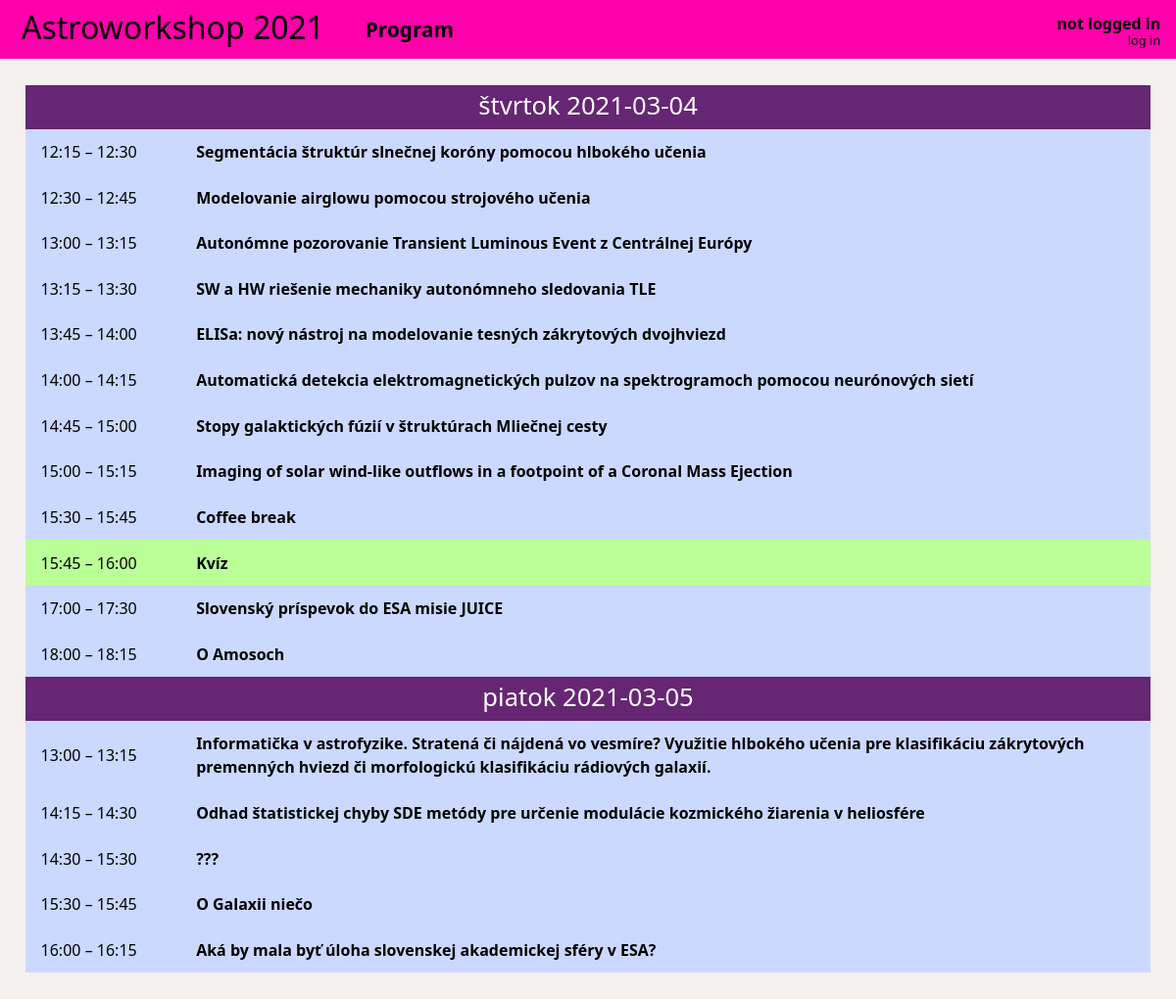
The app's page /, older data.
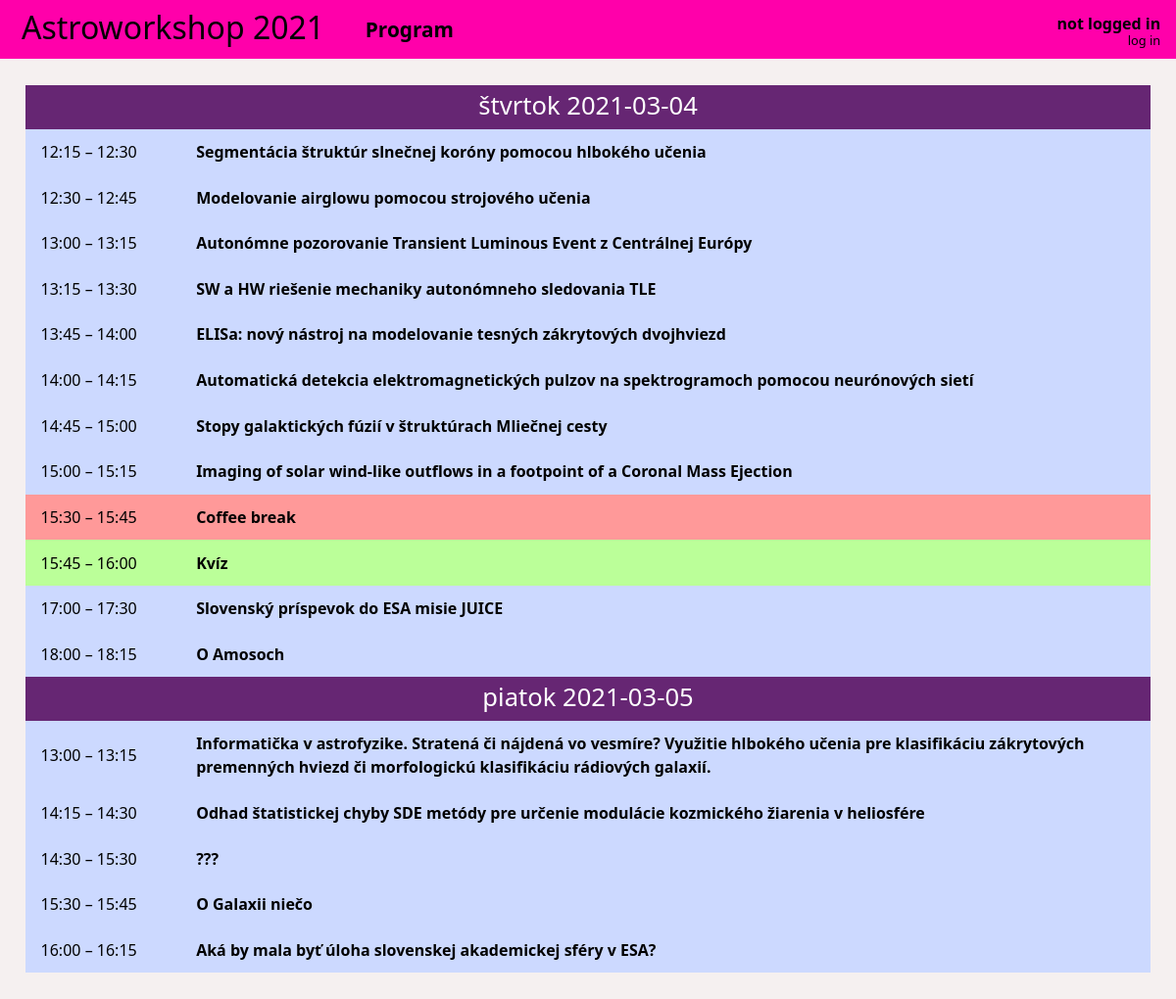
The same page, newer data.
### core/views/talks.py (the view)
# urls.py: path('', talks.ProgrammeView.as_view(), name='default'),
class ProgrammeView(django.views.generic.ListView):
    model = Slot
    context_object_name = 'slots'
    template_name = 'core/programme.html'
    def get_queryset(self):
        return self.model.objects \
            .with_people() \
            .filter(event__code=self.kwargs.get('year', "2021")) \
            .annotate(
                date=TruncDay('start'),
            ) \
            .order_by('start')

### core/models/slot.py (called while the page is built)
    def with_people(self):
        return self.prefetch_related(
            Prefetch('person', to_attr='people')
        ).annotate(
            people_count=Count('person')
        )

### core/templatetags/astro.py (called while the page is built)
@register.filter(name='add_minutes')
def add_minutes(base, value):
    return base + datetime.timedelta(minutes=value)

### core/templates/core/programme.html (shortened to what this page needs)
{% extends 'core/base.html' %}
{% load astro tz %}
{% timezone "Europe/Moscow" %}
{% block page %}
    <table>
        {% regroup slots by date as slots_date %}
        {% for day, slots_day in slots_date %}
            <tr>
                <th class="day" colspan="4">{{ day|date:"l Y-m-d"|default:"zatiaľ nezaradené" }}</th>
            </tr>
            {% for slot in slots_day %}
                <tr class="category-{{ slot.category }}">
                    <td class="time">
                        {{ slot.start|timezone:"Europe/Bratislava"|time:"H:i" }}
                        {% if slot.start and slot.duration > 0 %}
                            &ndash;&nbsp;{{ slot.start|add_minutes:slot.duration|timezone:"Europe/Bratislava"|time:"H:i" }}
                        {% endif %}
                    </td>
                    <td class="person">
                    </td>
                    <td class="title">
                        <a href="{% url 'slot' id=slot.id %}">{{ slot.title }}</a>
                    </td>
                </tr>
            {% endfor %}
        {% endfor %}
    </table>
{% endblock %}
{% endtimezone %}

Row changes from the older to the newer data that the page shows:
changed Slot "Coffee break": category "T" → "M" (drawn)
